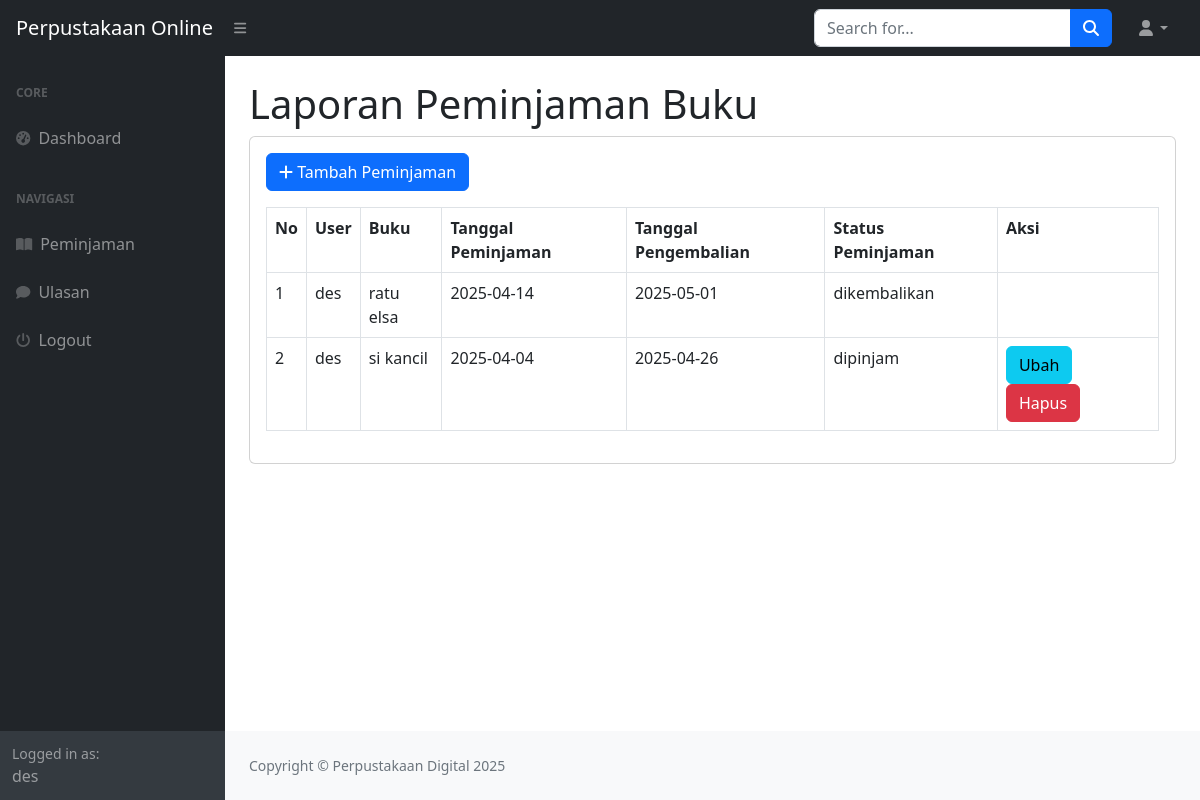
Page /index.php?page=peminjaman (signed in) on the committed database.
### tables this page shows
CREATE TABLE `peminjaman` (
  `id_peminjaman` int(11) NOT NULL,
  `id_user` int(11) DEFAULT NULL,
  `id_buku` int(11) DEFAULT NULL,
  `tanggal_peminjaman` varchar(255) DEFAULT NULL,
  `tanggal_pengembalian` varchar(255) DEFAULT NULL,
  `status_peminjaman` enum('dipinjam','dikembalikan','','') DEFAULT NULL
);

CREATE TABLE `user` (
  `id_user` int(11) NOT NULL,
  `nama` varchar(255) DEFAULT NULL,
  `username` varchar(255) DEFAULT NULL,
  `password` varchar(255) DEFAULT NULL,
  `email` varchar(255) DEFAULT NULL,
  `alamat` text DEFAULT NULL,
  `no_telepon` varchar(255) DEFAULT NULL,
  `level` enum('admin','petugas','peminjam','') DEFAULT NULL
);

CREATE TABLE `buku` (
  `id_buku` int(11) NOT NULL,
  `id_kategori` int(11) DEFAULT NULL,
  `judul` varchar(255) DEFAULT NULL,
  `penulis` varchar(255) DEFAULT NULL,
  `penerbit` varchar(255) DEFAULT NULL,
  `tahun_terbit` varchar(255) DEFAULT NULL,
  `deskripsi` varchar(255) DEFAULT NULL
);

### peminjaman.php (the view)
<h1 class="mt-4">Laporan Peminjaman Buku</h1>
<div class="card">
    <div class="card-body">
    <div class="row">
    <div class="col-md-12">
        <a href="?page=peminjaman_tambah"  class="btn btn-primary mb-3"><i class="fa fa-plus"></i> Tambah Peminjaman</a>
        <table class="table table-bordered" id="dataTable" width="100%" cellspacing="0">
            <tr>
                <th>No</th>
                <th>User</th>
                <th>Buku</th>
                <th>Tanggal Peminjaman</th>
                <th>Tanggal Pengembalian</th>
                <th>Status Peminjaman</th>
                <th>Aksi</th>
            </tr>
            <?php
            $i = 1;
                $query = mysqli_query($koneksi, "SELECT*FROM Peminjaman LEFT JOIN user on user.id_user = peminjaman.id_user LEFT JOIN buku on buku.id_buku = peminjaman.id_buku WHERE peminjaman.id_user=" .$_SESSION['user']['id_user']);
                while($data = mysqli_fetch_array($query)){
                    ?>
                    <tr>
                        <td><?php echo $i++; ?></td>
                        <td><?php echo $data ['nama']; ?></td>
                        <td><?php echo $data ['judul']; ?></td>
                        <td><?php echo $data ['tanggal_peminjaman']; ?></td>
                        <td><?php echo $data ['tanggal_pengembalian']; ?></td>
                        <td><?php echo $data ['status_peminjaman']; ?></td>
                        <td>
                            <?php
                                if($data['status_peminjaman'] != 'dikembalikan') {
                            ?>
                            <a href="?page=peminjaman_ubah&&id=<?php echo $data['id_peminjaman']; ?>" class="btn btn-info">Ubah</a>
                            <a onclick="return confirm('Apakah anda yakin menghapus data ini');" href="?page=peminjaman_hapus&&id=<?php echo $data['id_peminjaman']; ?>" class="btn btn-danger">Hapus</a>
                            <?php
                                }
                            ?>
                        </td>
                    </tr>
                    <?php
                }
            ?>
        </table>
    </div>
</div>
    </div>
</div>

### rows in the picture
peminjaman: id_user.nama "des", id_buku.judul "ratu elsa", tanggal_peminjaman "2025-04-14", tanggal_pengembalian "2025-05-01", status_peminjaman "dikembalikan"
peminjaman: id_user.nama "des", id_buku.judul "si kancil", tanggal_peminjaman "2025-04-04", tanggal_pengembalian "2025-04-26", status_peminjaman "dipinjam"

### other values in the picture
$_SESSION['user']['nama'] "des"
